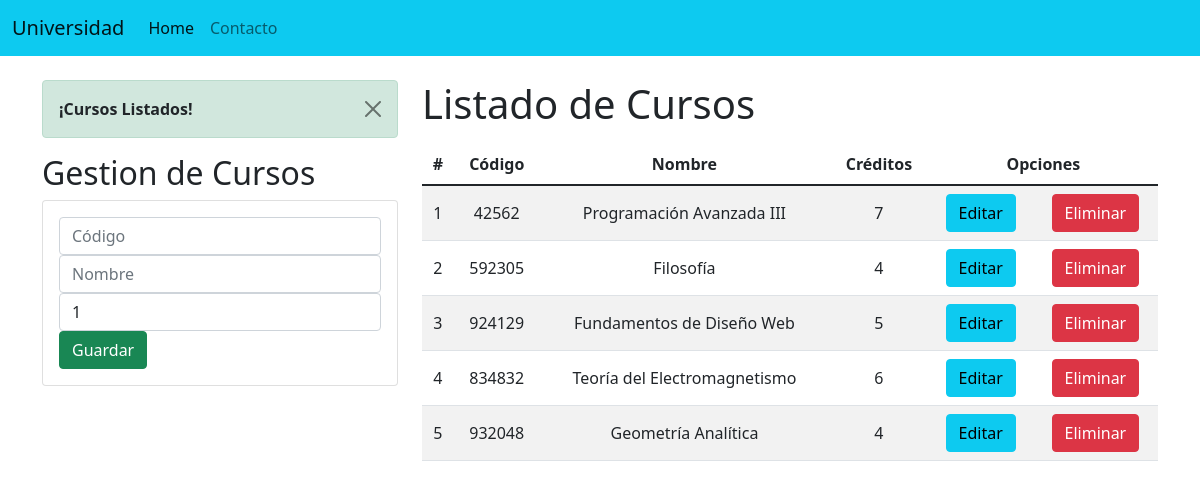
The page / on the database its author committed.
### Aplicaciones/Academico/models.py (models this page shows, shortened)
class Curso(models.Model):
    codigo = models.CharField(primary_key=True, max_length=6)
    nombre = models.CharField(max_length=50)
    creditos = models.PositiveSmallIntegerField()

### Aplicaciones/Academico/views.py (the view)
# urls.py: path('', views.home),
def home(request):
    cursosListados = Curso.objects.all()
    messages.success(request, '¡Cursos Listados!')
    return render(request, "gestionCursos.html", {"cursos":cursosListados})

### Aplicaciones/Academico/templates/gestionCursos.html (shortened to what this page needs)
{% extends "./base.html" %}
{% block body %}
<div class="row">
    <div class="col-sm-12 col-md-6 col-lg-4 col-xl-4">
        {% if messages %}
        {% for message in messages %}
        <div class="alert alert-dismissible alert-success">
            <button type="button" class="btn-close" data-dismiss="alert"></button>
            <strong class="text-dark">{{ message }}</strong>
        </div>
        {% endfor %}
        {% endif %}
        <h2>Gestion de Cursos</h2>
        <div class="card">
            <div class="card-body">
                <form action="/registrarCurso/" method="POST">{% csrf_token %}
                    <div class="form-group">
                        <input type="text" id="txtCodigo" name="txtCodigo" class="form-control" placeholder="Código"
                            minlength="6" maxlength="6" required>
                    </div>
                    <div class="form-group">
                        <input type="text" id="txtNombre" name="txtNombre" class="form-control" placeholder="Nombre"
                            maxlength="50" required>
                    </div>
                    <div class="form-group">
                        <input type="text" id="numCreditos" name="numCreditos" class="form-control" min="1" max="9"
                        value="1" required>
                    </div>
                    <div class="form-group">
                        <button type="submit" class="btn btn-success btn-block text-white">Guardar</button>
                    </div>
                </form>
            </div>
        </div>
    </div>
    <div class="col-sm-12 col-md-6 col-lg-8 col-xl-8">
        <h1>Listado de Cursos</h1>
        <div class="table-responsive py-2">
            <table class="table table-striped">
                <thead>
                    <tr>
                        <th>#</th>
                        <th>Código</th>
                        <th>Nombre</th>
                        <th>Créditos</th>
                        <th colspan="2">Opciones</th>
                    </tr>
                </thead>
                <tbody>
                    {% for c in cursos %}
                    <tr>
                        <td>{{forloop.counter}}</td>
                        <td>{{c.codigo}}</td>
                        <td>{{c.nombre}}</td>
                        <td>{{c.creditos}}</td>
                        <td><a href="edicionCurso/{{c.codigo}}" class="btn btn-info">Editar</a></td>
                        <td><a href="eliminacionCurso/{{c.codigo}}" class="btn btn-danger" btnEliminacion>Eliminar</a></td>
                    </tr>
                    {% endfor %}
                </tbody>
            </table>
        </div>
    </div>
</div>
{% endblock %}

### Aplicaciones/Academico/templates/base.html (shortened to what this page needs)
<!DOCTYPE html>
<html lang="en">
<head>
    {% load static %}
    <link href="https://cdn.jsdelivr.net/npm/bootstrap@5.1.1/dist/css/bootstrap.min.css" rel="stylesheet"
>
    <link rel="stylesheet" href="{% static 'css/gestionCursos.css' %}">
</head>
<body>
    <nav class="navbar navbar-expand-lg navbar-light bg-info">
        <div class="container-fluid">
          <a class="navbar-brand" href="#">Universidad</a>
          <div class="collapse navbar-collapse" id="navbarNav">
            <ul class="navbar-nav">
              <li class="nav-item">
                <a class="nav-link active" aria-current="page" href="#">Home</a>
              </li>
              <li class="nav-item">
                <a class="nav-link" href="#">Contacto</a>
              </li>
            </ul>
          </div>
        </div>
      </nav>
      <div class="container py-4">
        {% block body %}
        {% endblock %}
      </div>
</body>
</html>

### Aplicaciones/Academico/static/css/gestionCursos.css (style rules this page uses)
th, td { text-align: center; vertical-align: middle; }

### rows shown on the page
Curso: codigo "42562", nombre "Programación Avanzada III", creditos "7"
Curso: codigo "592305", nombre "Filosofía", creditos "4"
Curso: codigo "924129", nombre "Fundamentos de Diseño Web", creditos "5"
Curso: codigo "834832", nombre "Teoría del Electromagnetismo", creditos "6"
Curso: codigo "932048", nombre "Geometría Analítica", creditos "4"

### other values the page prints
{{ message }} "¡Cursos Listados!"
